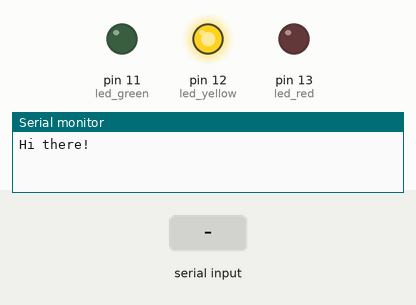
This sketch was run on a simulated Arduino Uno, built with avr-gcc and run on an emulated ATmega328P. Parts: output pins drawn as LEDs (lit = HIGH), the last lines printed to the serial monitor. The inputs (shaded band) are chosen by the test bench.

Above: at 1.2 s.
1.3 s: "Q\n" received over Serial
At 2.8 s:
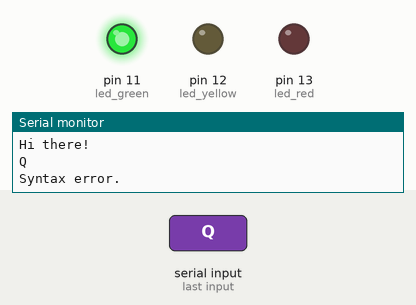
4.3 s: "U\n" received over Serial
At 6.4 s:
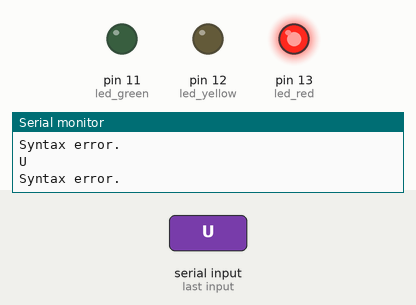
6.5 s: "E\n" received over Serial
Timing chart, 0 to 14.5 s (numbered marks = the images above; inputs shaded):
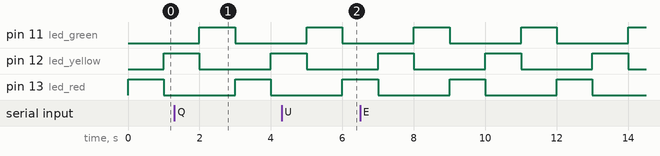

The sketch:

serial2.ino
```cpp
/*

  serial2

*/


#define led_red 13
#define led_yellow 12
#define led_green 11

#define serial_port Serial
#define serial_port_baud_rate 115200

byte current_led_on = 0;

//------------------------------------------------
//------------------------------------------------
//------------------------------------------------


void setup() {

  initialize_pins();
  initialize_serial();

}

//------------------------------------------------


void loop() {

  service_leds();
  service_serial_port();

}

//------------------------------------------------
//------------------------------------------------
//------------------------------------------------


void initialize_pins(){

  pinMode(led_red, OUTPUT);
  pinMode(led_yellow, OUTPUT);
  pinMode(led_green, OUTPUT);

  digitalWrite(led_red, HIGH);
  current_led_on = led_red;

}

//------------------------------------------------


void service_leds(){

  static unsigned long last_led_transition_time = 0;

  if ((millis() - last_led_transition_time) >= 1000){

    switch(current_led_on){

      case led_red:
        digitalWrite(led_red, LOW);
        digitalWrite(led_yellow, HIGH);
        current_led_on = led_yellow;
        break;

      case led_yellow:
        digitalWrite(led_yellow, LOW);
        digitalWrite(led_green, HIGH);
        current_led_on = led_green;
        break;

      case led_green:
        digitalWrite(led_green, LOW);
        digitalWrite(led_red, HIGH);
        current_led_on = led_red;
        break;

    }

    last_led_transition_time = millis();
  }

}

//------------------------------------------------


void initialize_serial(){

  serial_port.begin(serial_port_baud_rate);
  serial_port.println("Hi there!");

}

//------------------------------------------------

void service_serial_port(){

  char serial_incoming_byte = 0;
  static char serial_incoming_byte_buffer[32];
  static byte serial_incoming_byte_buffer_bytes = 0;

  if (serial_port.available()){

    serial_incoming_byte = serial_port.read();

    serial_port.print(serial_incoming_byte);

    if ((serial_incoming_byte != '\n') || (serial_incoming_byte != '\r')){

      if (serial_incoming_byte_buffer_bytes < 32){

        serial_incoming_byte = toupper(serial_incoming_byte);
        serial_incoming_byte_buffer[serial_incoming_byte_buffer_bytes] = serial_incoming_byte;
        serial_incoming_byte_buffer_bytes++;

      }

    }

    if ((serial_incoming_byte == '\n') || (serial_incoming_byte == '\r') || (serial_incoming_byte_buffer_bytes >= 32)){

      if ((serial_incoming_byte_buffer[0] == 'Q')
        && (serial_incoming_byte_buffer[1] == 'U')
        && (serial_incoming_byte_buffer[2] == 'E')
        && (serial_incoming_byte_buffer[3] == 'R')
        && (serial_incoming_byte_buffer[4] == 'Y')){

        serial_port.print("\r\nThe ");

        switch(current_led_on){
          case led_red:
            serial_port.print("red");
            break;

          case led_yellow:
            serial_port.print("yellow");
            break;

          case led_green:
            serial_port.print("green");
            break;

        }

        serial_port.println(" led is on.");

      } else {

        serial_port.println("\r\nSyntax error.");

      }

      serial_incoming_byte_buffer_bytes = 0;

    }

  }


}
```

Measured:
- by itself, pin 11 (led_green), pin 12 (led_yellow), pin 13 (led_red): alternates HIGH for 1.0 s and LOW for 2.0 s
